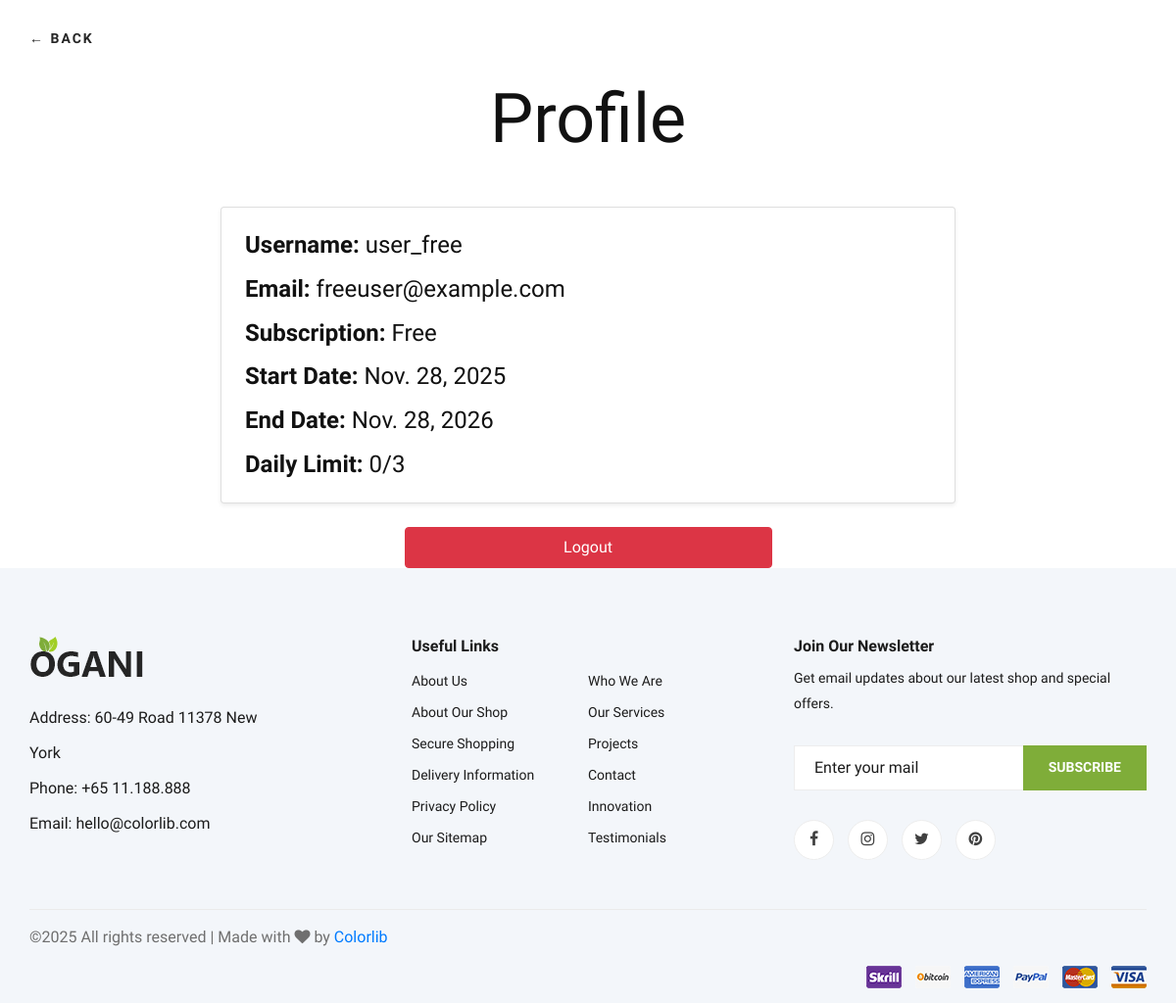
/profile/ (signed in), run on the app's committed database.
### myapp/models.py (models this page shows, shortened)
class UserSubscription(models.Model):
    user = models.OneToOneField(User, on_delete=models.CASCADE, related_name="usersubscription")
    plan = models.ForeignKey(SubscriptionPlan, on_delete=models.SET_NULL, null=True)
    stripe_subscription_id = models.CharField(max_length=100, blank=True, null=True)
    start_date = models.DateField(auto_now_add=True)
    end_date = models.DateField()

class SubscriptionPlan(models.Model):
    name = models.CharField(max_length=50)
    price = models.DecimalField(max_digits=6, decimal_places=2)
    stripe_price_id = models.CharField(max_length=100, blank=True, null=True)
    daily_limit = models.PositiveIntegerField(default=0)

### myapp/views.py (the view)
# urls.py: path('profile/', views.profile_view, name='profile'),
@login_required
def profile_view(request):
    user = request.user
    subscription = getattr(user, 'usersubscription', None)
    downloads_today = 0
    daily_limit = 0
    if subscription:
        today = timezone.now().date()
        downloads_today = UserDownloadLog.objects.filter(user=user, date=today).count()
        daily_limit = subscription.plan.daily_limit
    return render(request, 'profile.html', {
        'subscription': subscription,
        'downloads_today': downloads_today,
        'daily_limit': daily_limit,
    })

### myapp/templates/profile.html
{% extends 'base2.html' %}
{% block content %}
<section class="contact-section section-padding pt-0">
    <div class="container">
        <div class="row justify-content-center">
            <div class="col-lg-8">
                <div class="section-title-wrap mb-5 text-center">
                    <h1>Profile</h1>
                </div>
                <div class="card shadow-sm p-4 mb-4">
                    <h4 class="mb-3"><strong>Username:</strong> {{ user.username }}</h4>
                    <h4 class="mb-3"><strong>Email:</strong> {{ user.email }}</h4>
                    {% if subscription %}
                        <h4 class="mb-3"><strong>Subscription:</strong> {{ subscription.plan.name }}</h4>
                        <h4 class="mb-3"><strong>Start Date:</strong> {{ subscription.start_date }}</h4>
                        <h4 class="mb-3"><strong>End Date:</strong> {{ subscription.end_date }}</h4>
                        <h4 class="mb-0">
                            <strong>Daily Limit:</strong> {{ downloads_today }}/{{ subscription.plan.daily_limit }}
                        </h4>
                    {% else %}
                        <h4 class="mb-3"><strong>Subscription:</strong> None</h4>
                        <h4 class="mb-0">
                            <strong>Daily Limit:</strong> 0/0
                        </h4>
                    {% endif %}
                </div>
                <div class="text-center">
                    <form method="GET" action="{% url 'logout' %}" class="d-inline-block w-50">
                        <button type="submit" class="btn btn-danger w-100 py-2">
                            Logout
                        </button>
                    </form>
                </div>
            </div>
        </div>
    </div>
</section>
{% endblock %}

### myapp/static/myapp/css/style.css (style rules this page uses)
html, body { height: 100%; font-family: "Cairo", sans-serif; -webkit-font-smoothing: antialiased; font-smoothing: antialiased; }
h1, h2, h3, h4, h5, h6 { margin: 0; color: #111111; font-weight: 400; font-family: "Cairo", sans-serif; }
h1 { font-size: 70px; }
h4 { font-size: 24px; }
@media only screen and (min-width: 1200px) { .container { max-width: 1170px; } }

### data on the page
UserSubscription: plan.name "Free", start_date "Nov. 28, 2025", end_date "Nov. 28, 2026", plan.daily_limit "3"

### other printed values
{{ user.username }} "user_free"
{{ user.email }} "freeuser@example.com"
{{ downloads_today }} "0"
